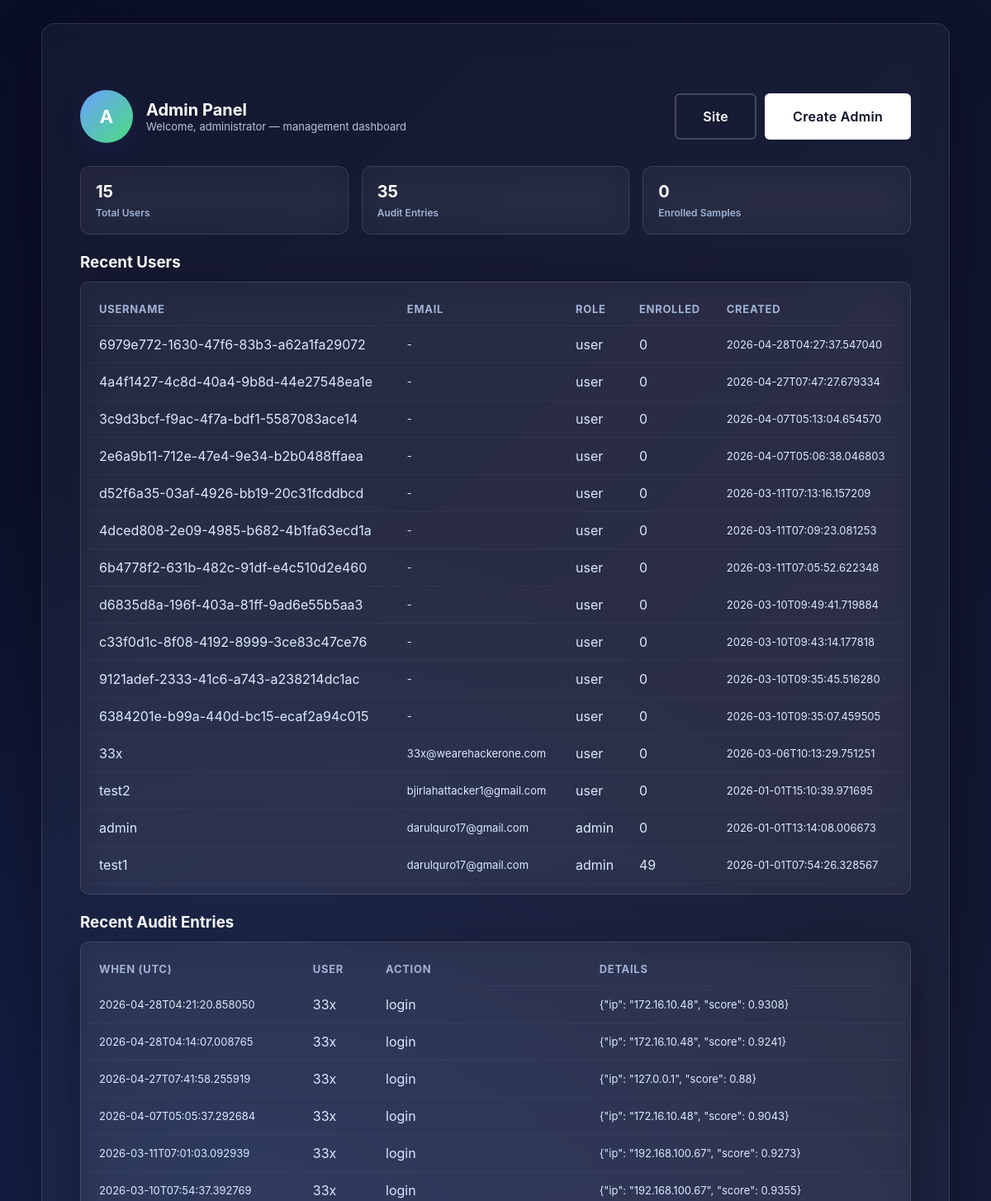
Page /admin/ (signed in, upper part) on the earlier database version.
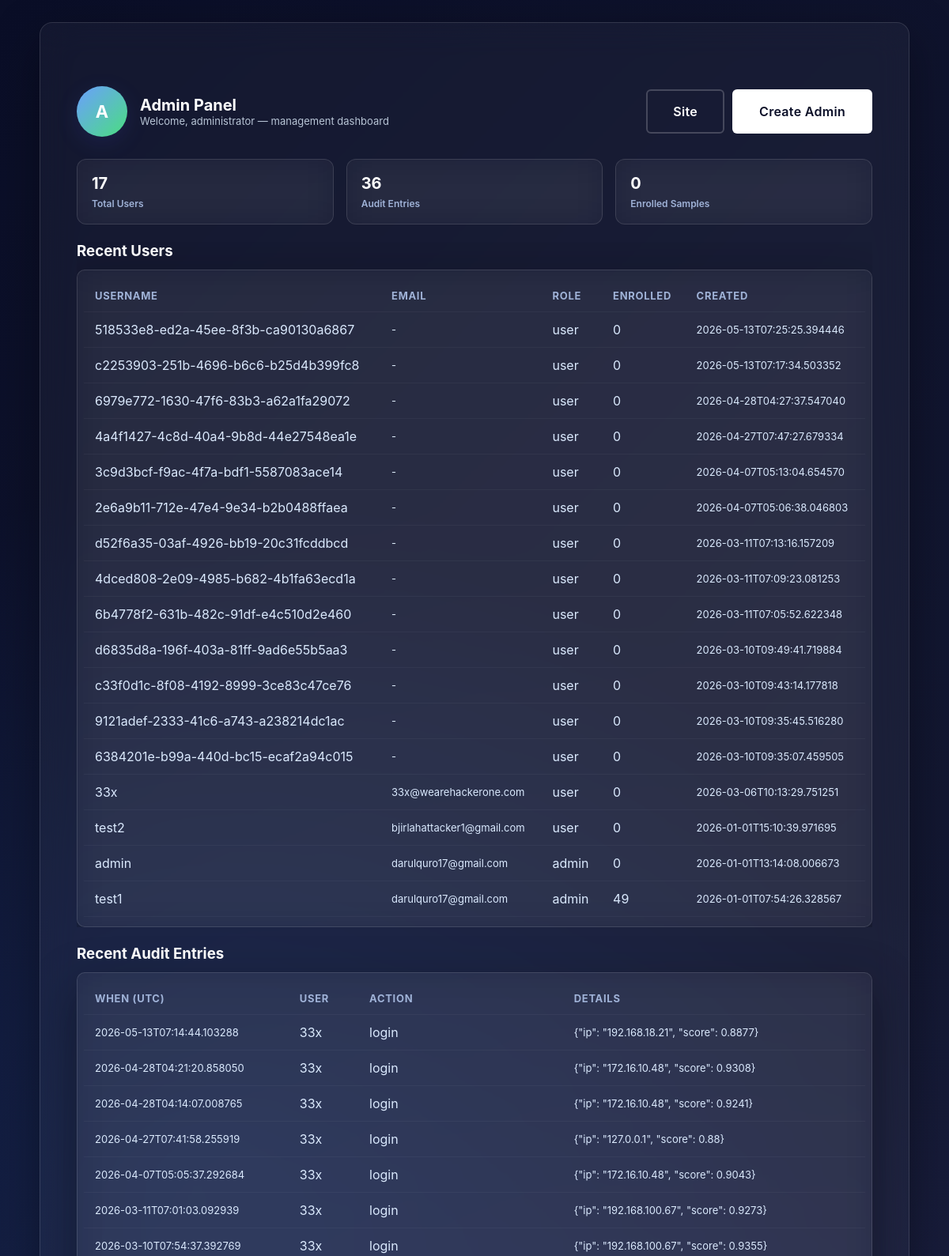
Same page on the later database version.
### app/models/user.py (models this page shows, shortened)
class User(UserMixin, db.Model):
    __tablename__ = "users"
    id = db.Column(db.Integer, primary_key=True)
    username = db.Column(db.String(80), unique=True, nullable=False, index=True)
    password_hash = db.Column(db.String(255), nullable=True)  # Nullable for migration
    role = db.Column(db.String(10), nullable=False, server_default="user")
    created_at = db.Column(db.DateTime, default=lambda: datetime.now(timezone.utc), nullable=False)
    updated_at = db.Column(
        db.DateTime,
        default=lambda: datetime.now(timezone.utc),
        onupdate=lambda: datetime.now(timezone.utc),
    )
    email = db.Column(db.String(255), nullable=True, index=True)
    email_verified = db.Column(db.Boolean, default=False, nullable=False)
    email_verification_sent_at = db.Column(db.DateTime, nullable=True)
    email_verification_code_hash = db.Column(db.String(128), nullable=True)
    two_factor_enabled = db.Column(db.Boolean, default=False, nullable=False)
    two_factor_secret = db.Column(db.String(255), nullable=True)
    keystroke_vectors = db.relationship(
        "KeystrokeVector", backref="user", lazy="dynamic", cascade="all, delete-orphan"
    )
    login_attempts = db.relationship(
        "LoginAttempt", backref="user", lazy="dynamic", cascade="all, delete-orphan"
    )
    def get_enrollment_count(self):
        try:
            res = db.session.execute(
                text(
                    "SELECT COUNT(*) AS c FROM user_vectors WHERE user_id = :uid AND event_type = :etype AND is_successful = 1"
                ),
                {"uid": self.id, "etype": "enrollment"},
            )
            return int(res.scalar_one())
        except Exception:
            try:
                return self.keystroke_vectors.filter_by(event_type="enrollment", is_successful=True).count()
            except Exception:
                return 0

### app/models/admin_audit.py (models this page shows, shortened)
class AdminAudit(db.Model):
    __tablename__ = "admin_audit"
    id = db.Column(db.Integer, primary_key=True)
    user_id = db.Column(db.Integer, db.ForeignKey("users.id"), nullable=True, index=True)
    username = db.Column(db.String(80), nullable=True, index=True)
    action = db.Column(db.String(64), nullable=False)  # e.g., 'registered','enrolled','login'
    details = db.Column(db.Text, nullable=True)
    timestamp = db.Column(
        db.DateTime, default=lambda: datetime.now(timezone.utc), nullable=False, index=True
    )

### app/blueprints/admin.py (the view)
@admin_bp.route("/")
@admin_required
def admin_index():
    try:
        users = User.query.order_by(User.created_at.desc()).limit(50).all()
    except Exception:
        users = []
    try:
        audits = (
            AdminAudit.query.order_by(AdminAudit.timestamp.desc()).limit(100).all()
        )
    except Exception:
        audits = []
    return render_template("admin/index.html", users=users, audits=audits)

### app/blueprints/admin.py (called while the page is built)
def admin_required(f):
    @wraps(f)
    @login_required
    def decorated(*args, **kwargs):
        if not getattr(current_user, "role", "").lower() == "admin":
            from flask import abort
            abort(403)
        return f(*args, **kwargs)
    return decorated

### templates/admin/index.html (shortened to what this page needs)
{% extends "base.html" %}
{% block body %}
<div class="bg-gradient" style="min-height:100vh;padding:28px">
  <div class="card" style="max-width:1100px;margin:0 auto;">
    <div class="admin-header">
      <div class="admin-avatar">A</div>
      <div>
        <div class="admin-title">Admin Panel</div>
        <div class="admin-sub">Welcome, administrator — management dashboard</div>
      </div>
      <div style="margin-left:auto;display:flex;gap:10px;align-items:center">
        <a class="btn btn-secondary" href="/">Site</a>
        <a class="btn btn-primary" href="/admin/create">Create Admin</a>
      </div>
    </div>
    <div class="stats-grid">
      <div class="stat">
        <div class="n">{{ users|length }}</div>
        <div class="label">Total Users</div>
      </div>
      <div class="stat">
        <div class="n">{{ audits|length }}</div>
        <div class="label">Audit Entries</div>
      </div>
      <div class="stat">
        <div class="n">{{ total_enrollments or 0 }}</div>
        <div class="label">Enrolled Samples</div>
      </div>
    </div>
    <div class="table-card" style="margin-top:6px">
      <h3 style="margin-bottom:12px;color:#fff">Recent Users</h3>
      <div class="card" style="padding:12px 8px;border-radius:10px;">
        <table class="admin-table">
          <thead>
            <tr><th>Username</th><th>Email</th><th>Role</th><th>Enrolled</th><th>Created</th></tr>
          </thead>
          <tbody>
            {% for u in users %}
            <tr>
              <td>{{ u.username }}</td>
              <td class="muted">{{ u.email or '-' }}</td>
              <td>{{ u.role }}</td>
              <td>{{ u.get_enrollment_count() }}</td>
              <td class="muted">{{ u.created_at.isoformat() if u.created_at else '-' }}</td>
            </tr>
            {% endfor %}
          </tbody>
        </table>
      </div>
    </div>
    <div style="margin-top:22px">
      <h3 style="margin-bottom:12px;color:#fff">Recent Audit Entries</h3>
      <div class="card" style="padding:12px 8px;border-radius:10px;">
        <table class="admin-table">
          <thead>
            <tr><th>When (UTC)</th><th>User</th><th>Action</th><th>Details</th></tr>
          </thead>
          <tbody>
            {% for a in audits %}
            <tr>
              <td class="muted">{{ a.timestamp.isoformat() if a.timestamp else '-' }}</td>
              <td>{{ a.username or a.user_id or '-' }}</td>
              <td>{{ a.action }}</td>
              <td class="muted" style="max-width:40ch;white-space:nowrap;overflow:hidden;text-overflow:ellipsis">{{ a.details or '-' }}</td>
            </tr>
            {% endfor %}
          </tbody>
        </table>
      </div>
    </div>
  </div>
</div>
{% endblock %}

### templates/base.html (shortened to what this page needs)
<!DOCTYPE html>
<html lang="en">
<head>
    <link rel="stylesheet" href="{{ url_for('static', filename='css/base.css') }}">
</head>
<body>
    {% block body %}{% endblock %}
</body>
</html>

### static/css/base.css (style rules this page uses)
* { margin: 0; padding: 0; box-sizing: border-box; }
body { font-family: -apple-system, BlinkMacSystemFont, 'Segoe UI', 'Helvetica Neue', Arial, sans-serif; background: #0a0e27; color: #ffffff; min-height: 100vh; -webkit-font-smoothing: antialiased; -moz-osx-font-smoothing: grayscale; }
.bg-gradient { position: relative; background: linear-gradient(135deg, #0a0e27 0%, #1a1f3a 100%); }
.bg-gradient::before { content: ''; position: absolute; top: 0; left: 0; right: 0; bottom: 0; background: radial-gradient(circle at 20% 50%, rgba(45, 108, 223, 0.15) 0%, transparent 50%), radial-gradient(circle at 80% 80%, rgba(99, 102, 241, 0.1) 0%, transparent 50%); pointer-events: none; }
.btn { padding: 16px 32px; text-decoration: none; border-radius: 6px; font-weight: 600; font-size: 16px; transition: all 0.3s ease; display: inline-block; border: 2px solid transparent; letter-spacing: 0.3px; cursor: pointer; }
.btn-primary { background: #ffffff; color: #0a0e27; }
.btn-secondary { background: transparent; color: #ffffff; border-color: rgba(255, 255, 255, 0.2); }
.card { background: rgba(255, 255, 255, 0.04); border: 1px solid rgba(255, 255, 255, 0.12); border-radius: 16px; padding: 52px 46px; backdrop-filter: blur(20px); box-shadow: 0 20px 60px rgba(0, 0, 0, 0.35); }
:root { --bg-1: #0f0c29; --bg-2: #302b63; --bg-3: #24243e; --glass-bg: rgba(255,255,255,0.035); --card-border: rgba(255,255,255,0.12); --accent: #6b9fff; --accent-weak: rgba(107,159,255,0.15); --danger: #ef4444; --glass-blur: 20px; }

### templates/admin/index.html (style rules this page uses)
.admin-header { display:flex; align-items:center; gap:16px; margin:28px 0; }
.admin-avatar { width:64px; height:64px; border-radius:999px; display:flex; align-items:center; justify-content:center; font-weight:700; font-size:22px; color:#fff; background: linear-gradient(135deg,var(--accent) 0%, #4ade80 100%); box-shadow: 0 8px 30px rgba(75,95,255,0.12); }
.admin-title { font-size:20px; font-weight:700; color:#fff; }
.admin-sub { color: #b8c5d6; font-size:13px }
.stats-grid { display:grid; grid-template-columns: repeat(3,1fr); gap:16px; margin-bottom:22px; }
.stat { padding:18px; border-radius:12px; background: var(--glass-bg); border:1px solid var(--card-border); backdrop-filter: blur(var(--glass-blur)); }
.stat .n { font-size:20px; font-weight:700; color:#fff }
.stat .label { color:#a0b3d8; font-size:12px; margin-top:6px; font-weight:600 }
.table-card { overflow:auto; }
table.admin-table { width:100%; border-collapse:collapse; min-width:760px }
table.admin-table th, table.admin-table td { padding:12px 14px; text-align:left; border-bottom:1px solid rgba(255,255,255,0.04); color:#dbeafe }
table.admin-table thead th { color:#a0b3d8; font-size:13px; text-transform:uppercase; letter-spacing:0.7px }
.muted { color:#99a6c2; font-size:13px }

Differences in the rows shown:
added User: username "518533e8-ed2a-45ee-8f3b-ca90130a6867", email "-", role "user", get_enrollment_count "0", created_at "2026-05-13T07:25:25.394446"
added User: username "c2253903-251b-4696-b6c6-b25d4b399fc8", email "-", role "user", get_enrollment_count "0", created_at "2026-05-13T07:17:34.503352"
added AdminAudit: timestamp "2026-05-13T07:14:44.103288", username "33x", action "login", details "{\"ip\": \"192.168.18.21\", \"score\": 0.8877}"
Other differences:
{{ users|length }}: "15" → "17"
{{ audits|length }}: "35" → "36"
